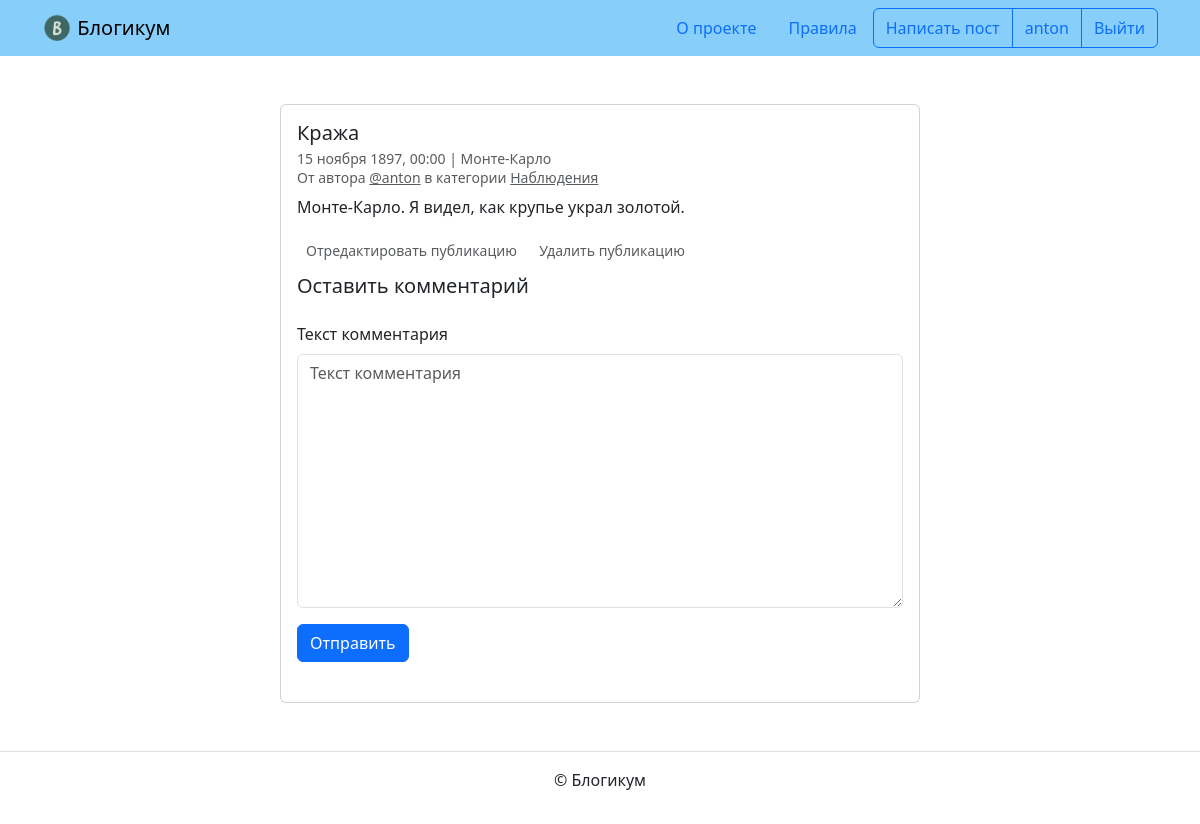
Screenshot of /posts/22/ (signed in) with the database file from the repository.
### blog/models.py (models this page shows, shortened)
class Post(PublishedModel):
    User = get_user_model()
    title = models.CharField(
        max_length=256,
        verbose_name='Заголовок',
        blank=True,
    )
    text = models.TextField(
        verbose_name='Текст',
        blank=True,
    )
    pub_date = models.DateTimeField(
        blank=True,
        verbose_name='Дата и время публикации',
        help_text=('Если установить дату и время в будущем — '
                   'можно делать отложенные публикации.'),
    )
    author = models.ForeignKey(
        User,
        on_delete=models.CASCADE,
        verbose_name='Автор публикации',
    )
    location = models.ForeignKey(
        Location,
        on_delete=models.SET_NULL,
        null=True,
        blank=False,
        verbose_name='Местоположение',
    )
    category = models.ForeignKey(
        Category,
        on_delete=models.SET_NULL,
        null=True,
        verbose_name='Категория',
    )
    image = models.ImageField(
        'Изображение',
        upload_to='post_images',
        blank=True,
    )
    class Meta:
        verbose_name = 'публикация'
        verbose_name_plural = 'Публикации'
        ordering = ('-pub_date',)

class Location(PublishedModel):
    name = models.CharField(
        max_length=256,
        verbose_name='Название места',
        blank=True,
    )
    class Meta:
        verbose_name = 'местоположение'
        verbose_name_plural = 'Местоположения'

class Category(PublishedModel):
    title = models.CharField(
        max_length=256,
        verbose_name='Заголовок',
        blank=True,
    )
    description = models.TextField(
        verbose_name='Описание',
        blank=True,
    )
    slug = models.SlugField(
        max_length=64,
        unique=True,
        verbose_name='Идентификатор',
        help_text=('Идентификатор страницы для URL; разрешены '
                   'символы латиницы, цифры, дефис и подчёркивание.'),
    )
    class Meta:
        verbose_name = 'категория'
        verbose_name_plural = 'Категории'

### blog/views.py (the view)
class PostDetailView(LoginRequiredMixin, DispatchNeededMixin, DetailView):
    model = Post
    template_name = 'blog/detail.html'
    context_object_name = 'post'
    def get_context_data(self, **kwargs) -> dict[str, any]:
        context = super().get_context_data(**kwargs)
        context['form'] = CommentForm()
        context['comments'] = get_post_pk_comments(self.kwargs['pk'])
        return context

### blog/forms.py
class CommentForm(forms.ModelForm):
    class Meta:
        model = Comment
        fields = ('text',)

### blog/mixins.py (called while the page is built)
def dispatch_post_detail(self, request: HttpRequest, *args, **kwargs):
    instance = get_object_or_404(self.model, id=self.kwargs['pk'])
    if instance.is_published is False and request.user != instance.author:
        raise Http404

    def dispatch(self, request: HttpRequest, *args, **kwargs) -> HttpResponse:
        view_name = request.resolver_match.view_name
        dispatch_dict = {
            'blog:edit_comment': dispatch_comment,
            'blog:delete_comment': dispatch_comment,
            'blog:post_detail': dispatch_post_detail,
            'blog:delete_post': dispatch_post_delete,
            'blog:edit_profile': dispatch_user_edit,
        }
        for view_url in dispatch_dict:
            if view_name == view_url:
                dispatch_dict[view_url](self, request, *args, **kwargs)
        return super().dispatch(request, *args, **kwargs)

### blog/services.py (called while the page is built)
def get_post_pk_comments(pk: int) -> QuerySet[Comment]:
    return (Comment.objects
                   .get_queryset()
                   .filter(post_id=pk)
                   .order_by('created_at'))

### templates/blog/detail.html (shortened to what this page needs)
{% extends "base.html" %}
{% block content %}
  <div class="col d-flex justify-content-center">
    <div class="card" style="width: 40rem;">
      <div class="card-body">
        <h5 class="card-title">{{ post.title }}</h5>
        <h6 class="card-subtitle mb-2 text-muted">
          <small>
            {{ post.pub_date|date:"d E Y, H:i" }} | {% if post.location and post.location.is_published %}{{ post.location.name }}{% else %}Планета Земля{% endif %}<br>
            От автора <a class="text-muted" href="{% url 'blog:profile' post.author %}">@{{ post.author.username }}</a> в
            категории {% include "includes/category_link.html" %}
          </small>
        </h6>
        <p class="card-text">{{ post.text|linebreaksbr }}</p>
        {% if user == post.author %}
          <div class="mb-2">
            <a class="btn btn-sm text-muted" href="{% url 'blog:edit_post' post.id %}" role="button">
              Отредактировать публикацию
            </a>
            <a class="btn btn-sm text-muted" href="{% url 'blog:delete_post' post.id %}" role="button">
              Удалить публикацию
            </a>
          </div>
        {% endif %}
        {% include "includes/comments.html" %}
      </div>
    </div>
  </div>
{% endblock %}

### templates/includes/header.html (shortened to what this page needs)
{% load static %}
<header>
  <nav class="navbar navbar-light" style="background-color: lightskyblue">
    <div class="container">
      <a class="navbar-brand" href="{% url 'blog:index' %}">
        <img src="{% static 'img/logo.png' %}" width="30" height="30" class="d-inline-block align-top" alt="">
        Блогикум
      </a>
      {% with request.resolver_match.view_name as view_name %}
        <ul class="nav  nav-pills">
          <li class="nav-item">
            <a class="nav-link {% if view_name == 'pages:about' %} text-white {% endif %}" href="{% url 'pages:about' %}">
              О проекте
            </a>
          </li>
          <li class="nav-item">
            <a class="nav-link {% if view_name == 'pages:rules' %} text-white {% endif %}" href="{% url 'pages:rules' %}">
              Правила
            </a>
          </li>
          {% if user.is_authenticated %}
            <div class="btn-group" role="group" aria-label="Basic outlined example">
              <button type="button" class="btn btn-outline-primary"><a class="text-decoration-none text-reset"
                  href="{% url 'blog:create_post' %}">Написать пост</a></button>
              <button type="button" class="btn btn-outline-primary"><a class="text-decoration-none text-reset"
                  href="{% url 'blog:profile' user.username %}">{{ user.username }}</a></button>
              <button type="button" class="btn btn-outline-primary"><a class="text-decoration-none text-reset"
                  href="{% url 'logout' %}">Выйти</a></button>
            </div>
          {% endif %}
        </ul>
      {% endwith %}
    </div>
  </nav>
</header>

### templates/includes/category_link.html
<a class="text-muted" href="{% url 'blog:category_posts' post.category.slug %}">
  {{ post.category.title }}
</a>

### rows the page displays
Post: title "Кража", pub_date "15 ноября 1897, 00:00", location.name "Монте-Карло", author.username "anton", category "Наблюдения", text "Монте-Карло. Я видел, как крупье украл золотой."

### other values shown
{{ user.username }} "anton"
